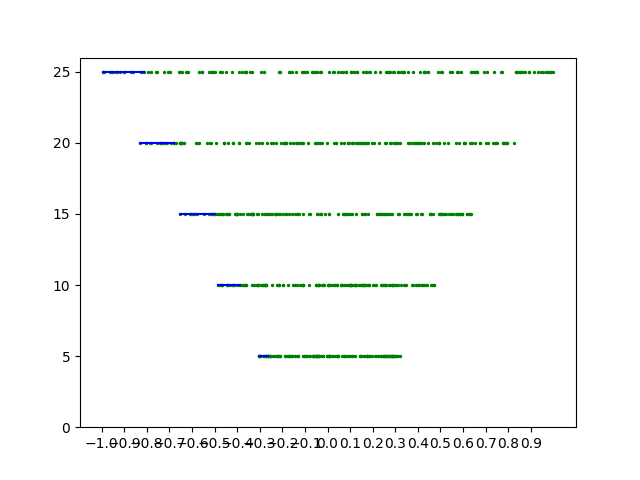
#> input picture Muchang/temp_image_dir/00.png, 640 x 480 px; its folder holds only this picture in this run
$ python algorithm.py
#> lines starting #> are read from the running program, lines starting #| are printed output that depends on the picture
### Muchang/cover.py
import numpy as np
import matplotlib.pyplot as plt
from data import *
import math
import cv2
import os
import glob

class Line:

    # [4 lines left out: function __init__, not called in this run]

    def plot(self, color):
        plt.plot(self.points, self.env.radii * np.arange(1, self.env.layers + 1), c=color)

class LineGenerator():

    # [73 lines left out: functions __init__, generateGridLines, generateRandomLines, generateCenterSpreadLines, generateCenterGridLines, not called in this run]


class SuperPoint():

    def __init__(self, points:np.ndarray):

        if np.size(points) != 16:
            raise Exception("This patch does not have 16 points in each layer")

        self.points = points
        self.min = np.min(points)
        self.max = np.max(points)

    def contains(self, p:float):
        return self.min <= p <= self.max

    def __eq__(self, other):
        return (self.min, self.max) == (other.min, other.max)

class Patch():

    # Should be hashable (nvm we can't make it hashable)

    def __init__(self, env:Environment, superpoints:tuple):
        self.env = env

        if len(superpoints) != env.layers:
            raise Exception("The patch layers does not match environment layers. ")

        self.superpoints = superpoints
        # first superpoint in array should be the 1st layer

    # [22 lines left out: functions contains, contains_p, __eq__, not called in this run]


    def plot(self, color='g'):
        heights = np.arange(1, self.env.layers + 1) * self.env.radii

        for i in range(self.env.layers):
            sp = self.superpoints[i]

            max_height = self.env.layers * self.env.radii

            plt.plot([sp.min, sp.max], [heights[i], heights[i]], c=color)

        plt.xticks(np.arange(-self.env.top_layer_lim, self.env.top_layer_lim, 0.1))
        plt.yticks(np.arange(0, max_height + 1, self.env.layers))
        # plt.show()

def two_digit(number:int):
    if 0 <= number < 10:
        return f"0{number}"
    else:
        return f"{number}"

class Cover():

    def __init__(self, env:Environment, data:DataSet):
        self.n_patches = 0
        self.patches = []
        self.env = env
        self.data = data
        self.fitting_lines = []
        self.superPoints = []


    # [54 lines left out: function cluster, not called in this run]


    def add_patch(self, curr_patch:Patch):
        if self.n_patches == 0:
            self.patches.append(curr_patch)
            self.n_patches += 1
        else:
            prev_patch = self.patches[-1]
            prev_sp = prev_patch.superpoints
            curr_sp = curr_patch.superpoints

            for l in range(len(prev_sp)):
                if (prev_sp[l].min != curr_sp[l].min) or (prev_sp[l].max != curr_sp[l].max):
                    self.patches.append(curr_patch)
                    self.n_patches += 1
                    break


    # [122 lines left out: functions solveGridLR, solveRandomized, solveCenterSpread, solveCenterGrid, not called in this run]

    def mk_repeated(self):

        loops = self.n_patches - 1
        mins = []

        #find point in patch with smallest slope
        for i in range(5):
            last_patch = self.patches[loops].superpoints
            amin = last_patch[i].points[15]/(5*(i+1))
            mins.append(amin)

        min_index = np.argmin(np.array(mins))
        patch_ingredients = []

        for i in range(5):
            #find point closest to the point with largest slope for next patch

            closest_index = np.argmin(np.abs(self.data.array[i]/(5*(i+1)) - last_patch[min_index].points[15]/(min_index+1)/5))
            if closest_index < 1:
                patch_ingredients.append(SuperPoint(self.data.array[i, 0:16]))
            elif closest_index >= (self.data.n_points) - 16:
                patch_ingredients.append(SuperPoint(self.data.array[i, -17:-1]))
            else:
                patch_ingredients.append(SuperPoint(self.data.array[i, closest_index-1:closest_index+15]))

        new_patch = Patch(self.env, tuple(patch_ingredients))

        if np.array_equal(new_patch.superpoints, last_patch):
            return

        else:
            self.add_patch(new_patch)
            return self.mk_repeated()

    def solveSlopeStack(self):

        init_patch = []
        for row in range(5):
            init_patch.append(SuperPoint(self.data.array[row, 0:16]))

        self.add_patch(Patch(self.env, tuple(init_patch)))

        return self.mk_repeated()

    def solve(self, clustering:str = "", lining:str = "SlopeStack", nlines:int=100):

        if lining == "SlopeStack":
            self.solveSlopeStack()
            return

        elif clustering == "LeftRight":
            self.cluster("LR")
        elif clustering == "Center":
            self.cluster("C")
        else:
            raise Exception("That is not a valid clustering type. ")

        if lining == "LeftRight":
            self.solveGridLR(nlines)
        elif lining == "Randomized":
            self.solveRandomized(nlines)
        elif lining == "CenterGrid":
            self.solveCenterGrid(nlines)
        elif lining == "CenterSpread":
            self.solveCenterSpread(nlines)
        else:
            raise Exception("That is not a valid lining type. ")

    def plot(self, data=True, lines=True, patches=True):

#> called with data = True, lines = True, patches = True
        if self.n_patches == 0:
            raise Exception("You must run the solve method first to generate the patches. ")

        if patches == False:
            if lines == False and data == False:
                pass
            elif lines == False and data == True:
                self.data.plot("g")
                plt.show()
            elif lines == True and data == False:
                for line in self.fitting_lines:
                    line.plot('r')
                plt.show()
            elif lines == True and data == True:
                self.data.plot("g")
                for line in self.fitting_lines:
                    line.plot('r')
                plt.show()

        elif patches == True:

            if lines == False and data == False:
                name = 0
                for patch in self.patches:
                    patch.plot("b")
                    plt.savefig(f"Muchang/temp_image_dir/{two_digit(name)}.png")
                    plt.clf()
                    name += 1

            elif lines == False and data == True:
                name = 0
                for patch in self.patches:
                    self.data.plot("g")
                    patch.plot("b")
                    plt.savefig(f"Muchang/temp_image_dir/{two_digit(name)}.png")
                    plt.clf()
                    name += 1

            elif lines == True and data == False:
                name = 0
                for patch in self.patches:
                    for line in self.fitting_lines:
                        if patch.contains(line):
                            line.plot("r")
                    patch.plot("b")

                    plt.savefig(f"Muchang/temp_image_dir/{two_digit(name)}.png")
                    plt.clf()
                    name += 1

            elif lines == True and data == True:
                name = 0
                for patch in self.patches:
                    self.data.plot("g")
                    for line in self.fitting_lines:
                        if patch.contains(line):
                            line.plot("r")
                    patch.plot("b")
                    plt.savefig(f"Muchang/temp_image_dir/{two_digit(name)}.png")
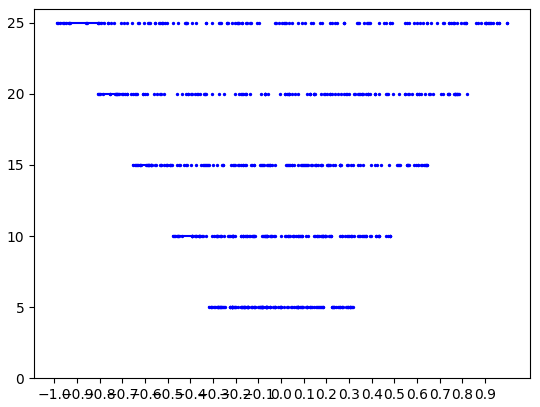
#> figure drawn by matplotlib, 1 panel
                    plt.clf()
                    name += 1


            image_files = glob.glob("Muchang/temp_image_dir/*.png")

            image_files.sort()

            # index to keep track of current image
            current_image_idx = 0

            while True:
                # read and display the current image
                image = cv2.imread(image_files[current_image_idx])
#> image is the input picture: shape (480, 640, 3); mean B, G, R 249.3, 250.4, 249
                cv2.imshow("Slideshow", image)

                # wait for a key press and check its value
                key = cv2.waitKey(0) & 0xFF
#> (key e is pressed here)

                # if the 'e' key is pressed, go to the next image
                if key == ord('e'):
                    current_image_idx += 1
                    # wrap around if we're at the end of the list
                    if current_image_idx == len(image_files):
                        current_image_idx = 0

                # if the 'w' key is pressed, go to the previous image
                elif key == ord('w'):
                    current_image_idx -= 1
                    # wrap around if we're at the start of the list
                    if current_image_idx < 0:
                        current_image_idx = len(image_files) - 1

                # if the 'q' key is pressed, break the loop and end the slideshow
                elif key == ord('q'):
                    break

            for file in image_files:
                os.remove(file)
                print(f"Deleted File: {file}")
#> this loop made 1 pass
#| Deleted File: Muchang/temp_image_dir/00.png

            cv2.destroyAllWindows()


### Muchang/data.py
import numpy as np
import matplotlib.pyplot as plt

class Environment:

    def __init__(self, top_layer_lim = 1.0, bottom_layer_lim = 0.15, layers = 5, radii = 5.0):
        self.top_layer_lim = top_layer_lim
        self.bottom_layer_lim = bottom_layer_lim
        self.layers = layers
        self.radii = radii


class DataSet(Environment):

    def __init__(self, env:Environment, n_points = 150):
        # inherit parent attributes

        self.env = env

        self.n_points = n_points
        limits = np.linspace(env.bottom_layer_lim, env.top_layer_lim, env.layers+1)[1:]

        array = np.random.uniform(low=-1.0, high=1.0, size=(n_points, env.layers))

        self.array = np.sort((array * limits).T)


    def plot(self, show_lines = False):

        nums = np.arange(1, self.env.layers + 1)
        heights = self.env.layers * np.linspace(nums, nums, self.n_points).T

        plt.scatter(self.array, heights, c="b", s=2)

        max_height = heights[-1][-1]

        plt.yticks(np.arange(0, max_height + 1, self.env.layers))

        if show_lines == True:
            plt.plot([0.15, 1.0], [0, max_height], c="r", alpha=0.5)
            plt.plot([-0.15, 0.15], [0.0, 0.0], c="r", alpha=0.5)
            plt.plot([-0.15, -1.0], [0, max_height], c="r", alpha=0.5)

        # plt.show()


### Muchang/algorithm.py
import numpy as np
import matplotlib.pyplot as plt
from data import *
from cover import *
import time


env = Environment()
data = DataSet(env, n_points=150)
cover1 = Cover(env, data)
cover1.solve(lining="SlopeStack")
cover1.plot()


# [15 lines of commented-out code are left out]
